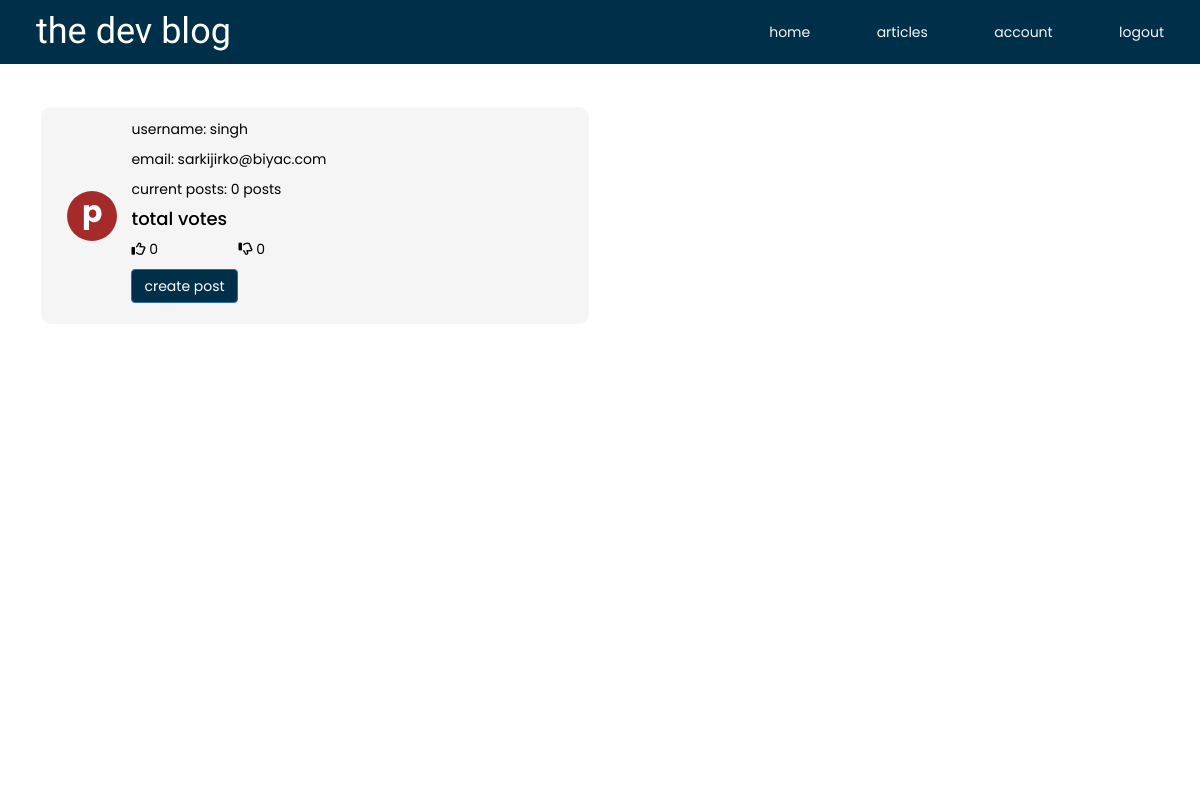
Page /account (signed in) on the earlier database version.
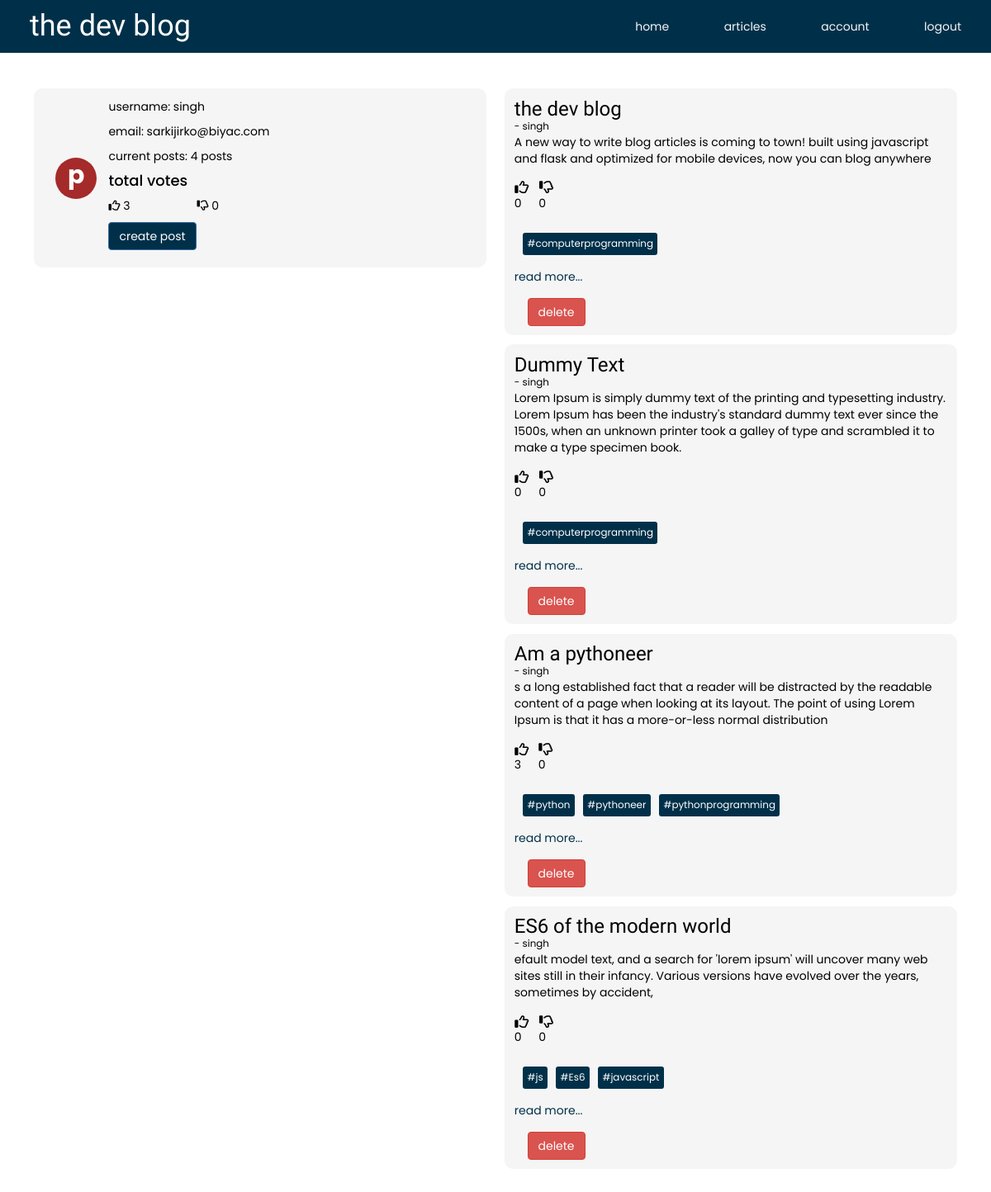
Same page on the later database version.
### app/models.py (models this page shows)
class User(db.Model, UserMixin):
    __tablename__ = 'users'
    id = db.Column(db.Integer, primary_key=True)
    username = db.Column(db.String(30), nullable=False)
    email = db.Column(db.String(30), nullable=False)
    password = db.Column(db.String(100), nullable=False)
    posts = db.relationship('Post', backref='user', lazy=True)

class Post(db.Model):
    __tablename__ = 'posts'
    id = db.Column(db.Integer, primary_key=True)
    title = db.Column(db.String(60), nullable=False)
    content = db.Column(db.Text, nullable=False)
    '''
    tags will actually be a list, but since we can't store lists in the database,
    we will serialize it and store it as a string and when we retrieve, we will
    deserialize it into a list
    '''
    tags = db.Column(db.String(200), nullable=False)
    upvotes = db.Column(db.Integer, nullable=False)
    downvotes = db.Column(db.Integer, nullable=False)
    user_id = db.Column(db.Integer, db.ForeignKey('users.id'))

### app/views.py (the view)
@app.route('/account')
@login_required
def get_account():
    user = User.query.filter_by(username=current_user.username).first()
    all_posts = user.posts
    total_upvote_count = 0
    total_downvote_count = 0
    for post in all_posts:
        post.tags = ast.literal_eval(post.tags)
        total_upvote_count += post.upvotes
        total_downvote_count += post.downvotes
    print(total_upvote_count)
    print(total_downvote_count)
    return render_template('account.html', posts=all_posts, upvotes=total_upvote_count, downvotes=total_downvote_count)

### app/models.py (called while the page is built)
@login_manager.user_loader
def load_user(user_id):
    return User.query.get(int(user_id))

### app/templates/account.html (shortened to what this page needs)
{% extends 'layout.html' %}
{% import 'macros.html' as macro %}
{% block content %}
<main class="container">
    <section class="account-container">
        <div class="card">
            <div class="img-container">
                <div class="img">
                    <p>p</p>
                </div>
            </div>
            <div class="profile-desc">
                <p>username: {{ current_user.username }}</p>
                <p>email: {{ current_user.email }}</p>
                <p>current posts: {{ posts | count }} posts</p>
                <h4>total votes</h4>
                <div class="votes">
                    <p>
                        <i class="far fa-thumbs-up"></i>
                        {{ upvotes }}
                    </p>
                    <p>
                        <i class="far fa-thumbs-down"></i>
                        {{ downvotes }}
                    </p>
                </div>
                <div class="action-btns">
                    <a class="btn btn-primary" href="/create">create post</a>
                </div>
            </div>
        </div>
        <div class="posts">
            {% for post in posts %}
                {{ macro.render_article(post.id, post.title, current_user.username ,post.content, post.upvotes, post.downvotes, post.tags, 'true') }}
            {% endfor %}
        </div>
    </section>
</main>
{% endblock %}

### app/templates/layout.html (shortened to what this page needs)
{% extends 'bootstrap/base.html' %}
{% block styles %}
{{ super() }}
<link rel="stylesheet" href="{{ url_for('static', filename='style.css') }}">
<link rel="stylesheet" href="https://cdnjs.cloudflare.com/ajax/libs/font-awesome/6.0.0-beta2/css/all.min.css" />
{% endblock %}

### app/templates/macros.html
{% macro  render_article(post_id, title, username, content, upvotes, downvotes, tags, deleteBtn='false') %}
<div class="card" id="post-{{ post_id }}">
    <h3>{{ title }}</h3>
    <small>- {{ username }}</small>
    <p>
       {{ content }}
    </p>
    <div class="vote-btns">
        <p>
            <i class="far fa-thumbs-up"></i>
            <span class="upvote-count">{{ upvotes }}</span>
        </p>
        <p>
            <i class="far fa-thumbs-down"></i>
            <span class="downvote-count">{{ downvotes }}</span>
        </p>
    </div>
    <div class="tags">
        {% for tag in tags %}
            <small>#{{ tag }}</small>
        {% endfor %}
    </div>
    <div class="see-more">
        <a href="/full-post/{{ post_id }}" >read more...</a>
    </div>
    {% if deleteBtn == 'true' %}
        <a href="/delete/{{ post_id }}" id="delete-btn" class="btn btn-danger">delete</a>
    {% endif %}
</div>
{% endmacro %}

### app/templates/header.html
<header>
    <h1>the dev blog</h1>
    <nav>
        <a href="/">home</a>
        <a href="/articles">articles</a>
        <a href="/account">account</a>
        {% if current_user.is_authenticated %}
            <a href="/logout">logout</a>
        {% else %}
            <a href="/login">login</a>
            <a href="/register" class="btn btn-primary">sign up</a>
        {% endif %}
    </nav>
</header>

### app/static/style.css (style rules this page uses)
:root { --header-font: 'Philosopher', sans-serif; --text-font: 'Poppins', sans-serif; --bg-color: #003049; }
* { margin: 0; padding: 0; box-sizing: border-box; font-family: var(--text-font); }
h1, h2, h3 { font-family: var(--header-font); margin: 0; }
a { color: var(--bg-color); }
header { display: flex; align-items: center; justify-content: space-between; padding: 1% 3%; background-color: var(--bg-color); color: white; position: fixed; top: 0; left: 0; width: 100%; }
header nav { width: 35%; display: flex; align-items: center; justify-content: space-between; }
header nav a { color: whitesmoke; }
main.container { margin-top: 8%; }
.img-container { position: relative; }
.btn-primary { background-color: var(--bg-color); }
.card { padding: 2%; background-color: whitesmoke; border-radius: 10px; margin: 2%; color: black; }
.card .vote-btns { margin: 3% 0; display: flex; }
.vote-btns i { padding: 2%; font-size: 17px; cursor: pointer; }
.card .tags { display: flex; }
.tags small { padding: 1%; border-radius: 3px; color: white; margin-left: 2%; background-color: var(--bg-color); }
.see-more { padding-top: 3%; }
.see-more a { color: var(--bg-color); }
.card #delete-btn { margin-top: 3%; margin-left: 3%; }
.account-container { display: grid; grid-template-columns: 1fr 1fr; }
.account-container > .card { display: grid; grid-template-columns: 15% 85%; height: max-content; }
.account-container .card .img-container { display: grid; place-items: center; }
.account-container .card .img { width: 50px; height: 50px; border-radius: 50%; background-color: brown; color: white; text-align: center; font-weight: bold; display: grid; place-items: center; font-size: 30px; }
.account-container .posts { height: calc(100vh - 120px); overflow-y: scroll; }
.profile-desc .votes { display: flex; width: 30%; align-items: center; justify-content: space-between; }

Differences in the rows shown:
added Post: title "the dev blog", {{ username }} "singh", content "A new way to write blog articles is coming to town! built using javascript and flask and optimized for mobile devices, now you can blog anywhere", upvotes "0", downvotes "0", tags "computerprogramming"
added Post: title "Dummy Text", {{ username }} "singh", content "Lorem Ipsum is simply dummy text of the printing and typesetting industry. Lorem Ipsum has been the industry's standard dummy text ever since the 1500s, when an unknown printer took a galley of type and scrambled it to make a type specimen book.", upvotes "0", downvotes "0", tags "computerprogramming"
added Post: title "Am a pythoneer", {{ username }} "singh", content "s a long established fact that a reader will be distracted by the readable content of a page when looking at its layout. The point of using Lorem Ipsum is that it has a more-or-less normal distribution", upvotes "3", downvotes "0", tags "python" "pythoneer" "pythonprogramming"
added Post: title "ES6 of the modern world", {{ username }} "singh", content "efault model text, and a search for 'lorem ipsum' will uncover many web sites still in their infancy. Various versions have evolved over the years, sometimes by accident,", upvotes "0", downvotes "0", tags "js" "Es6" "javascript"
Other differences:
{{ posts | count }}: "0" → "4"
{{ upvotes }}: "0" → "3"
